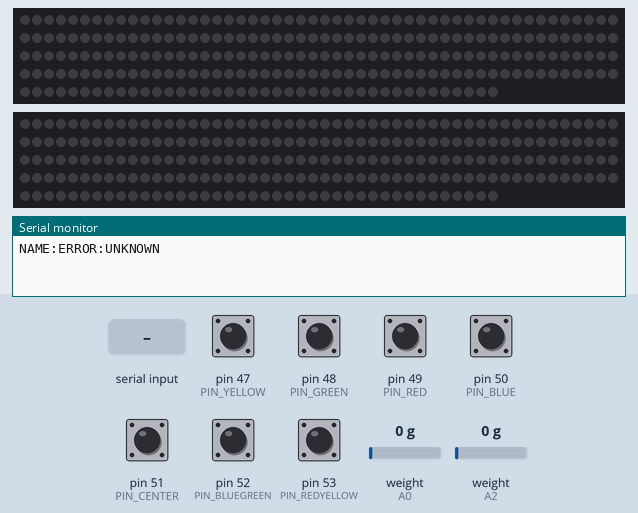
Simulated run of this sketch. Board: Arduino Mega 2560, built with avr-gcc and run on an emulated ATmega2560. On the bench: 2 × 240 RGB LEDs in strip order, left to right, continuing on the next row, the last lines printed to the serial monitor. The test bench sets the inputs (shaded band); at power-on: pin 47 (PIN_YELLOW), pin 48 (PIN_GREEN), pin 49 (PIN_RED), pin 50 (PIN_BLUE), pin 51 (PIN_CENTER), pin 52 (PIN_BLUEGREEN), pin 53 (PIN_REDYELLOW) HIGH, weight on the scale (sensors on A0, A2) 0 g.

Above: at 4.2 s.
4.3 s: "90:45:200\n" received over Serial
At 4.47 s:
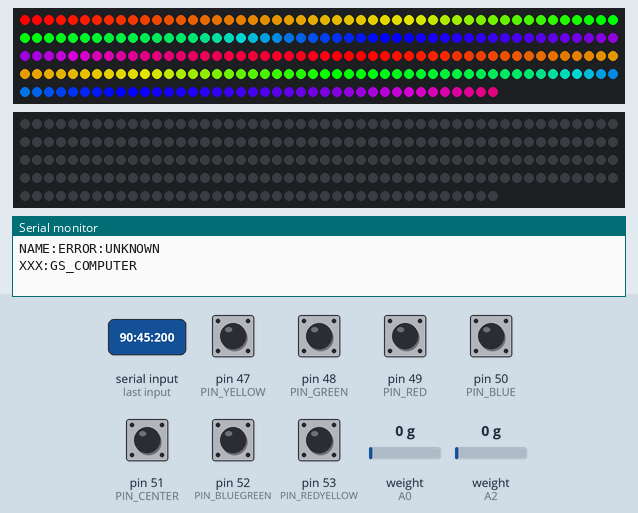
6.7 s: "30:150:10\n" received over Serial
At 6.86 s:
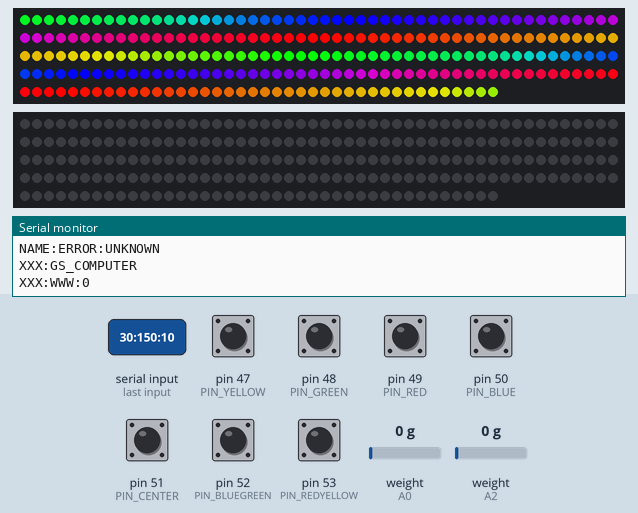
Timing chart, 0 to 9.7 s (numbered marks = the images above; inputs shaded):
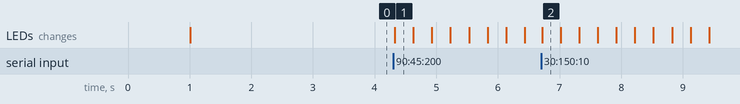

Measured:
- after the input at 4.3 s, the LEDs: change at once (image 1)

The sketch:

Simon_Porto_Mark8.ino
```cpp
#include <Arduino.h>

#include <TimerThree.h>
#include <FastLED.h>
#include "HX711.h"

//enums
enum CallBack {FLASHCOLOR, COUNTDOWN, UNDEF};

enum State {RAINBOW, SOLID, COUNTING};

//init leds
//light settings 1
#define DATA_PIN1    2
#define CLK_PIN1     3
#define LED_TYPE1    APA102
#define COLOR_ORDER1 BGR
#define NUM_LEDS1    240

#define BRIGHTNESS 255

//light settings 2
#define DATA_PIN2    4
#define CLK_PIN2     5
#define LED_TYPE2    APA102
#define COLOR_ORDER2 BGR
#define NUM_LEDS2    240

CRGB leds1[NUM_LEDS1];
CRGB leds2[NUM_LEDS2];

State ledState[] = {SOLID, SOLID};

//load cells
int buttonCutOff = 1000;

int b1_loadSample = 1;
const int b1_totalLoadCells = 1;

int b2_loadSample = 1;
const int b2_totalLoadCells = 1;

const byte b1_hx711_data_pin[] = {A0};
const byte b1_hx711_clock_pin[] = {A1};

const byte b2_hx711_data_pin[] = {A2};
const byte b2_hx711_clock_pin[] = {A3};

HX711 b1_loadCells[b1_totalLoadCells];
HX711 b2_loadCells[b2_totalLoadCells];

//event manager variables
int timer[] = { -1, -1};
CallBack timerCallback[] = {UNDEF, UNDEF};

//Color
CRGB ledColor[] = {CRGB::Black, CRGB::Black};

//FLASHCOLOR variables
int flashAmmount[] = {0, 0};
int timePerFlash[] = {0, 0};
int timeBetweenFlash[] = {0, 0};
bool isFlashLit[] = {false, false};

//RAINBOW variables
uint8_t hue[] = {0, 0};

//Countdown Variables
float countdownAmmount[] = {0, 0};
float PercentagePerTic[] = {0, 0};
int ticLength = 100;

//Time Since Start
unsigned long millisStart = 0;
unsigned int dt = 0;

// vars for serial communication
String inputString = "";
String simonCommand = "";
boolean stringComplete = false;
String deviceName = "unknown";
String deviceInput = "unknown";


///////////////////////////////////////////////////////////
// identification

//Arduino Identification Pins (set to ground)
int PIN_CENTER = 51;

int PIN_BLUEGREEN = 52;
int PIN_REDYELLOW = 53;

int PIN_BLUE = 50;
int PIN_RED = 49;
int PIN_GREEN = 48;
int PIN_YELLOW = 47;

void setupIDPin() {
  pinMode(PIN_CENTER, INPUT);
  pinMode(PIN_BLUEGREEN, INPUT);
  pinMode(PIN_REDYELLOW, INPUT);
  pinMode(PIN_BLUE, INPUT);
  pinMode(PIN_GREEN, INPUT);
  pinMode(PIN_RED, INPUT);
  pinMode(PIN_YELLOW, INPUT);

  digitalWrite(PIN_CENTER, HIGH);
  digitalWrite(PIN_BLUEGREEN, HIGH);
  digitalWrite(PIN_REDYELLOW, HIGH);
  digitalWrite(PIN_BLUE, HIGH);
  digitalWrite(PIN_GREEN, HIGH);
  digitalWrite(PIN_RED, HIGH);
  digitalWrite(PIN_YELLOW, HIGH);
}

int getLoadCellPin(String input)
{
  if (deviceName == "REDYELLOW")
  {
    if (input == "RRR")
    {
      return 1;
    }
    else if (input == "YYY")
    {
      return 2;
    }
  }
  else if (deviceName == "BLUEGREEN")
  {
    if (input == "BBB")
    {
      return 1;
    }
    else if (input == "GGG")
    {
      return 2;
    }
  }
  return 1;
}


void simonAssignDeviceName() {

  //deviceName = getValue(inputString, ':', 1);

  int valCENTER = digitalRead(PIN_CENTER);
  int valBLUEGREEN = digitalRead(PIN_BLUEGREEN);
  int valREDYELLOW = digitalRead(PIN_REDYELLOW);
  int valBLUE = digitalRead(PIN_BLUE);
  int valGREEN = digitalRead(PIN_GREEN);
  int valRED = digitalRead(PIN_RED);
  int valYELLOW = digitalRead(PIN_YELLOW);

  if (valCENTER == LOW) {
    deviceName = "CENTER";
    Rainbow(0);
  } else if (valBLUEGREEN == LOW) {
    deviceName = "BLUEGREEN";
    ChangeColor(CRGB::Blue, 0);
    ChangeColor(CRGB::Green, 1);
  } else if (valREDYELLOW == LOW) {
    deviceName = "REDYELLOW";
    ChangeColor(CRGB::Red, 0);
    ChangeColor(CRGB::Yellow, 1);
  } else if (valBLUE == LOW) {
    deviceName = "BLUE";
  } else if (valGREEN == LOW) {
    deviceName = "GREEN";
  } else if (valRED == LOW) {
    deviceName = "RED";
  } else if (valYELLOW == LOW) {
    deviceName = "YELLOW";
  } else {
    deviceName = "ERROR:UNKNOWN";
  }

  Serial.print("NAME:");
  Serial.println(deviceName);

}

// Setup---Setup---Setup---Setup---Setup---Setup---Setup---Setup---Setup---Setup
void setup() {
  //init serial
  //setup arduino identification pins
  setupIDPin();

  //init serial
  Serial.begin (9600);
  Serial.setTimeout (50);
  inputString.reserve(200);

  //init name
  simonAssignDeviceName();

  //init leds
  FastLED.addLeds<LED_TYPE1, DATA_PIN1, CLK_PIN1, COLOR_ORDER1>(leds1, NUM_LEDS1).setCorrection(TypicalLEDStrip);
  FastLED.addLeds<LED_TYPE2, DATA_PIN2, CLK_PIN2, COLOR_ORDER2>(leds2, NUM_LEDS2).setCorrection(TypicalLEDStrip);
  delay(1000);
  FastLED.setBrightness(BRIGHTNESS);

  //Serial.println("Setting Solid Color");
  //ChangeColor(CRGB::Red, 1);
  //ChangeColor(CRGB::Green, 0);
  FastLED.show();

  //init load cells
  for (int i = 0; i < b1_totalLoadCells; i++)
  {
    b1_loadCells[i].begin(b1_hx711_data_pin[i], b1_hx711_clock_pin[i]);
  }
  for (int i = 0; i < b2_totalLoadCells; i++)
  {
    b2_loadCells[i].begin(b2_hx711_data_pin[i], b2_hx711_clock_pin[i]);
  }
  tare(1);
  tare(2);
  //Finished setup

}

// Loop---Loop---Loop---Loop---Loop---Loop---Loop---Loop---Loop---Loop---Loop
void loop() {
  //Serial.println(b1_loadCells[0].get_value());
  //serial
  if (stringComplete) {
    parseCommand();
  }
  //led
  dt = millis() - millisStart;
  millisStart = millis();
  updateEventManager(dt);
  updateLeds(dt);
  FastLED.show();
}


/*
  --------------------------------------------------------------------------------------------------------------------------
   This function flashes a color on the LEDs
   <color> is the color the light will flash
   <annount> is the ammount of times it will flash
   <timePerFlash> is the time the color is lit
   <timeBetweenFkash> is the time the color is off (if your only flashing once it dose not matter what you set this to)
   <ledStrip> is the stip it will flash on (0 or 1)
  --------------------------------------------------------------------------------------------------------------------------
*/
void FlashColor(CRGB color, int ammount, int _timePerFlash, int _timeBetweenFlash, int ledStrip)
{
  ledColor[ledStrip] = color;
  flashAmmount[ledStrip] = ammount;
  timePerFlash[ledStrip] = _timePerFlash;
  timeBetweenFlash[ledStrip] = _timeBetweenFlash;
  isFlashLit[ledStrip] = false;

  timerCallback[ledStrip] = FLASHCOLOR;
  timer[ledStrip] = 100;

  // Serial.println(timeBetweenFlash[ledStrip]);
}

/*
  --------------------------------------------------------------------------------------------------------------------------
   This function counts down
   <color> is the color the light
   <_time> is the ammount of time it will take
   <ledStrip> is the stip it will count down on
  --------------------------------------------------------------------------------------------------------------------------
*/
void Countdown(CRGB color, int _time, int ledStrip)
{
  ledState[ledStrip] = COUNTING;
  countdownAmmount[ledStrip] = 100;
  PercentagePerTic[ledStrip] = 100 / (_time / ticLength);
  ledColor[ledStrip] = color;
  ChangeColor(color, ledStrip);

  timer[ledStrip] = ticLength;
  timerCallback[ledStrip] = COUNTDOWN;
}

/*
  --------------------------------------------------------------------------------------------------------------------------
   This function makes the leds Rainbow
   <ledStrip> is the stip it will light on (0 or 1)
  --------------------------------------------------------------------------------------------------------------------------
*/
void Rainbow(int ledStrip)
{
  ledState[ledStrip] = RAINBOW;
}

/*
  --------------------------------------------------------------------------------------------------------------------------
   This function changes the color of the LEDs to a solid color
   <color> is the color the light will be
   <ledStrip> is the stip it will color (0 or 1)
  --------------------------------------------------------------------------------------------------------------------------
*/
void ChangeColor(CRGB color, int ledStrip)
{
  //ledState[ledStrip] = SOLID;

  if (ledStrip == 0)
  {
    fill_solid(leds1, NUM_LEDS1, color);
  }
  else
  {
    fill_solid(leds2, NUM_LEDS2, color);
  }

  //  FastLED.show();
}

////////////////////////////////////////////////////////////////////////////////////
//
// Serial port stuff
//

// send data out
void simonOutput (String outputString) {
  Serial.print(deviceInput);
  Serial.print(":");
  Serial.println(outputString);
}

// parsing vars
String namePart = "";
String commandPart = "";

// device names:
// CCC = CENTER
// RRR = RED
// GGG = GREEN
// BBB = BLUE
// YYY = YELLOW
//
// commands
// 111 = READ_BUTTONS
// 222 = FLASHCOLOR
// 333 = GS_TIMER
// 444 = GS_COMPUTER
// 555 = GS_ATTRACT

void parseCommand () {

  //our giant if statement to compare all commands

  //assign device nmae
  if (inputString.substring(0, 4) == "NAME" ) {
    //assign device nmae
    simonAssignDeviceName();

  } else {
    //simonOutput(inputString);
    //get deviceInputName and process command
    namePart = getValue(inputString, ':', 0);
    switch ( namePart[0]) {
      case 'C':
        deviceInput = "CCC";
        break;
      case 'R':
        deviceInput = "RRR";
        break;
      case 'G':
        deviceInput = "GGG";
        break;
      case 'B':
        deviceInput = "BBB";
        break;
      case 'Y':
        deviceInput = "YYY";
        break;
      default:
        deviceInput = "XXX";
        break;
    }
    commandPart = getValue(inputString, ':', 1);
    switch ( commandPart[0]) {
      case '1':
        simonCommand = "READ_BUTTONS";
        break;
      case '2':
        simonCommand = "FLASHCOLOR";
        break;
      case '3':
        simonCommand = "GS_TIMER";
        break;
      case '4':
        simonCommand = "GS_COMPUTER";
        break;
      case '5':
        simonCommand = "GS_ATTRACT";
        break;
      default:
        simonCommand = "NOCMD";
        break;
    }
    processSimonCommand();
  }

  // clear inputString, deviceInput & commandString
  inputString = "";
  deviceInput = "";
  simonCommand = "";
  stringComplete = false;

}

void processSimonCommand() {

  if (simonCommand == "FLASHCOLOR") {
    String colorRGB = getValue(inputString, ':', 2);

    String colorRed = getValue(colorRGB, '-', 0);
    String colorGreen = getValue(colorRGB, '-', 1);
    String colorBlue = getValue(colorRGB, '-', 2);

    String flashTime = getValue(inputString, ':', 3);

    String flashAmmount = getValue(inputString, ':', 4);
    simonOutput(deviceInput + ":" + colorRed + ":" + colorGreen + ":" + colorBlue + " FLASHTIME:" + flashTime + " FLASHAMMOUNT:" + flashAmmount);

    CRGB _color;
    _color.r = colorRed.toInt();
    _color.g = colorGreen.toInt();
    _color.b = colorBlue.toInt();

    FlashColor(_color, flashAmmount.toInt(), flashTime.toInt(),  flashTime.toInt(), 0);

  } else if (simonCommand == "GS_ATTRACT") {
    simonOutput (simonCommand);
    Rainbow(0);

  } else if (simonCommand == "GS_COMPUTER") {
    simonOutput (simonCommand);
    Rainbow(0);


  } else if (simonCommand == "GS_TIMER") {
    String colorRGB = getValue(inputString, ':', 2);

    String colorRed = getValue(colorRGB, '-', 0);
    String colorGreen = getValue(colorRGB, '-', 1);
    String colorBlue = getValue(colorRGB, '-', 2);

    String colorTime = getValue(inputString, ':', 3);
    simonOutput(deviceInput + ":" + colorRed + ":" + colorGreen + ":" + colorBlue + " TIME:" + colorTime);

    CRGB _color;
    _color.r = colorRed.toInt();
    _color.g = colorGreen.toInt();
    _color.b = colorBlue.toInt();

    Countdown(_color,  colorTime.toInt(), 0);


  } else if (simonCommand == "READ_BUTTONS") {
    //create test button data, replace with real button function
    int tmpDeviceNum = getLoadCellPin(deviceInput);
    if (tmpDeviceNum == 1)
    {
      simonOutput ("WWW:" + String(getWeight(1)));
    }
    else if (tmpDeviceNum == 2)
    {
      simonOutput ("WWW:" + String(getWeight(2)));
    }

  } else {
    simonOutput ("NOCMD:" + simonCommand);
  }

}

//
// serialEvent grabs all input from serial port and creates an inputString.
//
void serialEvent () {
  // called when serial port has data
  while (Serial.available() && !stringComplete) {
    char inChar = (char)Serial.read();

    // if newline, setflag so main loop can do something about it
    if (inChar == '\n') {
      stringComplete = true;
    } else {
      //add it to inputString
      inputString += inChar;
    }
  }

}


/*
   takes a string and separates it based on a given character and returns The item between the separating character
*/
String getValue(String data, char separator, int index)
{
  int found = 0;
  int strIndex[] = { 0, -1 };
  int maxIndex = data.length() - 1;

  for (int i = 0; i <= maxIndex && found <= index; i++) {
    if (data.charAt(i) == separator || i == maxIndex) {
      found++;
      strIndex[0] = strIndex[1] + 1;
      strIndex[1] = (i == maxIndex) ? i + 1 : i;
    }
  }
  return found > index ? data.substring(strIndex[0], strIndex[1]) : "";
}


/////////////////////////////////////////////////////////////////////////////////
//
// Load cell stuff
//

void tare(int button)
{
  if (button == 1)
  {
    for (int i = 0; i < b1_totalLoadCells; i++)
    {
      b1_loadCells[i].tare();
    }
  } else if (button == 2)
  {
    for (int i = 0; i < b2_totalLoadCells; i++)
    {
      b2_loadCells[i].tare();
    }
  }
}

int getWeight(int button)
{
  int load = 0;
  int loadTally = 0;

  if (button == 1)
  {
    for (int i = 0; i < b1_totalLoadCells; i++)
    {
      int tl = 0;
      tl = b1_loadCells[i].get_value() / 100;
      if (tl > 0)
      {
        load += tl;
        loadTally++;
      }
      else
      {
        tl = 0;
      }

      //Serial.print("B" + String(i) + ": " + String(tl) + "   ");
    }
    //Serial.println(" ");
    if (loadTally == 0)
    {
      load = 0;
    }
    else
    {
      load = load / loadTally;
    }
  }
  else if (button == 2)
  {
    for (int i = 0; i < b2_totalLoadCells; i++)
    {
      int tl = 0;
      tl = b2_loadCells[i].get_value() / 100;
      if (tl > 0)
      {
        load += tl;
        loadTally++;
      }
      else
      {
        tl = 0;
      }

      //Serial.print("B" + String(i) + ": " + String(tl) + "   ");
    }
    //Serial.println(" ");
    if (loadTally == 0)
    {
      load = 0;
    }
    else
    {
      load = load / loadTally;
    }
  }
  return load;
}

//////////////////////////////////////////////////////////////////////////
//led stuff
//

void updateLeds(int deltaTime)
{
  updateRainbow(deltaTime);
  countdownUpdater(deltaTime);
}

void updateRainbow(int deltaTime)
{
  for (int i = 0; i < (sizeof(timer) / sizeof(int)); i++)
  {
    if (ledState[i] == RAINBOW)
    {
      EVERY_N_MILLISECONDS( 20 ) {
        hue[i]++;
      }
      switch (i)
      {
        case 0:
          fill_rainbow(leds1, NUM_LEDS1, hue[i], 2);
          break;

        case 1:
          fill_rainbow(leds2, NUM_LEDS2, hue[i], 2);
          break;
      }
      //FastLED.show();
    }
  }
}

void countdownUpdater(int deltaTime)
{
  for (int i = 0; i < (sizeof(timer) / sizeof(int)); i++)
  {
    if (ledState[i] == COUNTING)
    {
      EVERY_N_MILLISECONDS( 5 ) {
        switch (i)
        {
          case 0:
            fadeToBlackBy(leds1, NUM_LEDS1, 25);
            break;
          case 1:
            fadeToBlackBy(leds2, NUM_LEDS2, 25);
            break;
        }
      }
      int maxLed = 0;
      switch (i)
      {
        case 0:
          maxLed = NUM_LEDS1 - (((NUM_LEDS1 * 100) * (100 - countdownAmmount[0])) / 10000);
          //Serial.println(maxLed);
          for (int i2 = 0; i2 < maxLed; i2++)
          {
            leds1[i2] = ledColor[i];
          }

          break;
        case 1:
          maxLed = NUM_LEDS2 - (((NUM_LEDS2 * 100) * (100 - countdownAmmount[1])) / 10000);
          Serial.println(maxLed);
          for (int i2 = 0; i2 < maxLed; i2++)
          {
            leds2[i2] = ledColor[i];
          }
          break;
      }
    }
  }
}

//led updates
void flashColorUpdate(int ledStrip)
{
  if (flashAmmount[ledStrip] > 0)
  {
    if (isFlashLit[ledStrip])
    {
      ChangeColor(CRGB::Black, ledStrip);
      isFlashLit[ledStrip] = false;
      flashAmmount[ledStrip]--;
      timer[ledStrip] = timeBetweenFlash[ledStrip];
    }
    else
    {
      ChangeColor(ledColor[ledStrip], ledStrip);
      isFlashLit[ledStrip] = true;
      timer[ledStrip] = timePerFlash[ledStrip];

    }
  }
}

/*
   event manager functions
*/
void updateEventManager(int deltaTime)
{
  for (int i = 0; i < (sizeof(timer) / sizeof(int)); i++)
  {
    if (timer[i] > 0)
    {
      timer[i] -= deltaTime;
    }

    if (timer[i] <= 0 && timer[i] != -9999)
    {

      timer[i] = -9999;
      if (timerCallback[i] == FLASHCOLOR)
      {
        flashColorUpdate(i);
      }
      else if (timerCallback[i] == COUNTDOWN)
      {
        if (countdownAmmount[i] > 0)
        {
          countdownAmmount[i] -= PercentagePerTic[i];
          timer[i] = ticLength;
        }
      }
    }
  }
}
```
